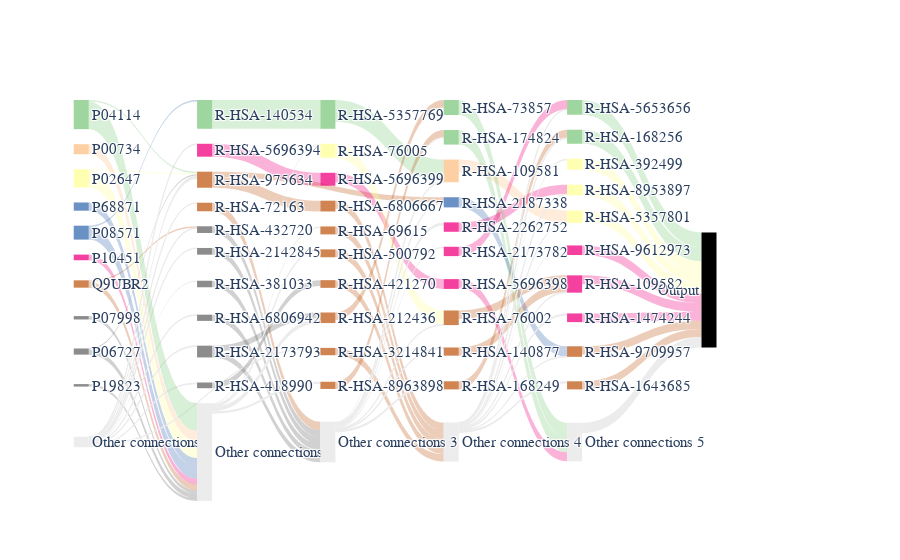

Notebook code for this chart:
### Code cell
IG.plot_complete_sankey(
    multiclass=False, savename="img/complete_sankey.png", node_cmap="Accent_r", edge_cmap="Accent_r"
)
